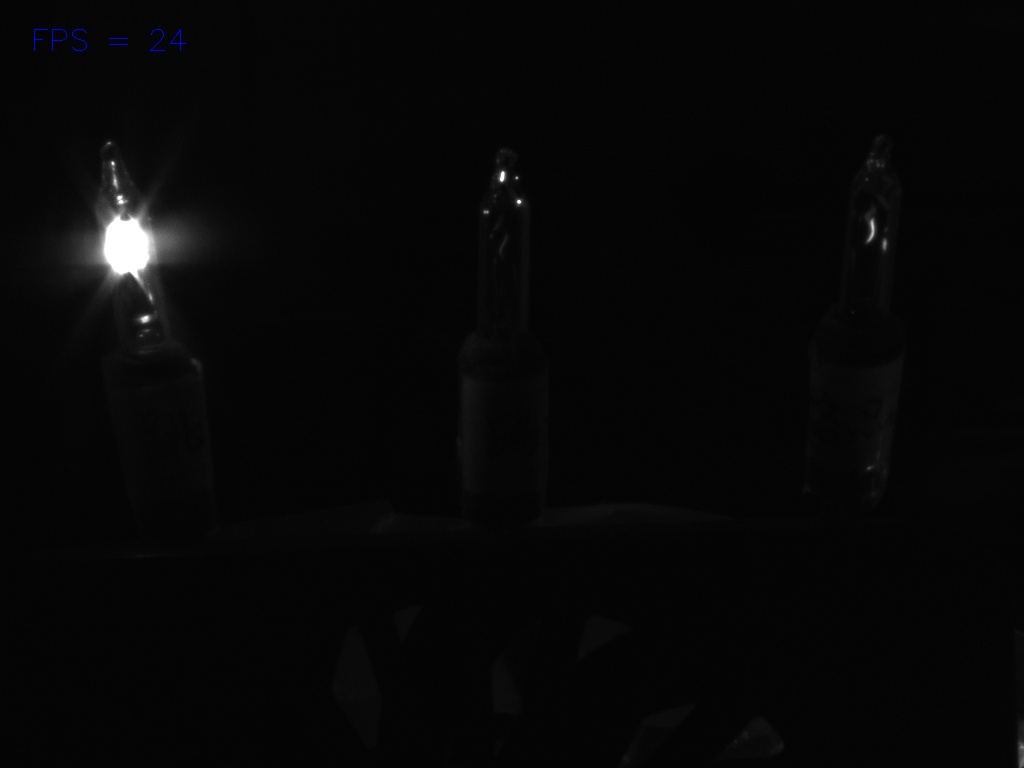
//> input picture DilationErosionDemo/lightBall01.jpg, 1024 x 768 px
$ ./DilationErosionDemo   (built with g++ and OpenCV 4)
//> lines starting //> are read from the running program, lines starting //| are printed output that depends on the picture; after the words box and inside, x2 and y2 are one past the last pixel; in counts of white or black regions, pixels touching at a corner belong together
// DilationErosionDemo.cpp : 定義主控台應用程式的進入點。
//

#include "stdafx.h"
#include <opencv2\imgproc\imgproc.hpp>
#include <opencv2\core\core.hpp>
#include <opencv2\highgui\highgui.hpp>
#include <iostream>
#include <iomanip>
#include <windows.h>

using namespace std;
using namespace cv;

/// Global variables
Mat imgSrc, imgSrcGray, imgErosion, imgDilation;

int erosionElem = 0;
int erosionSize = 3;
int dilationElem = 0;
int dilationSize = 3;
int const maxElem = 2;
int const maxKernelSize = 21;

/** Function Headers */
void Erosion(int, void*);
void Dilation(int, void*);

/** @function main */
int main(int argc, char** argv)
{
	int thresh = 125;
	int theshSliderMax = 255;
	/// Load an image
	imgSrc = imread("lightBall01.jpg");
//> imgSrc is the input picture: 768 rows x 1024 cols, CV_8UC3; mean B, G, R 6.9, 6.8, 6.8
	//pyrDown(imgSrc, imgSrc);
	//pyrUp(imgSrc, imgSrc);
	if (!imgSrc.data)
	{
		return -1;
	}
	imgSrc.copyTo(imgSrcGray);
	cvtColor(imgSrc, imgSrcGray, COLOR_BGR2GRAY);
	threshold(imgSrcGray, imgSrcGray, thresh, theshSliderMax, THRESH_BINARY);
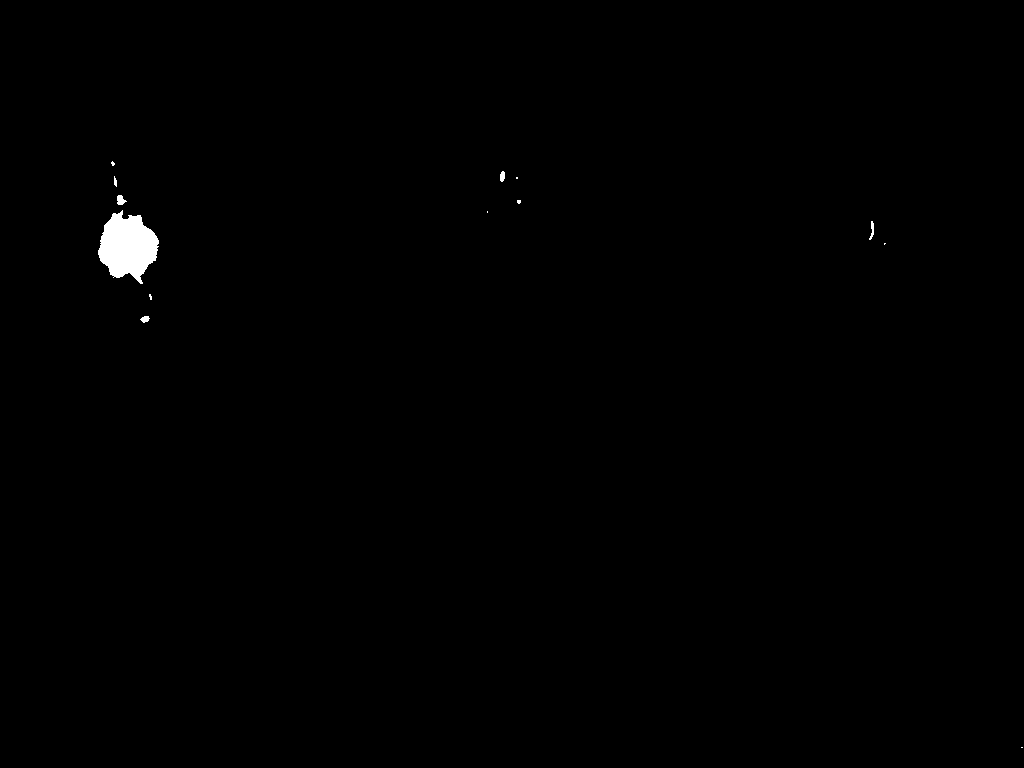
//> imgSrcGray: 768 rows x 1024 cols, CV_8UC1; 0.41% white; 13 white regions (7 under 20 px), largest, box (x1, y1, x2, y2) and area: (98, 210, 159, 284) 2926, (117, 195, 127, 205) 67, (869, 221, 874, 240) 48, (140, 316, 150, 323) 46, (500, 171, 505, 182) 45, (114, 176, 117, 187) 24

	/// Create windows
	namedWindow("Color", CV_WINDOW_AUTOSIZE);
	namedWindow("Erosion", CV_WINDOW_AUTOSIZE);
	namedWindow("Dilation", CV_WINDOW_AUTOSIZE);
	cvMoveWindow("Erosion", imgSrc.cols, 0);
	cvMoveWindow("Dilation", 2 * imgSrc.cols, 0);//2 * imgSrc.cols 為for寬螢幕
	imshow("Color", imgSrc);
	/// Create Erosion Trackbar
	createTrackbar("Elem 0~2", "Erosion", &erosionElem, maxElem, Erosion);
	createTrackbar("Kernel", "Erosion", &erosionSize, maxKernelSize, Erosion);

	/// Create Dilation Trackbar
	createTrackbar("Elem 0~2", "Dilation", &dilationElem, maxElem, Dilation);
	createTrackbar("Kernel", "Dilation", &dilationSize, maxKernelSize, Dilation);

	/// Default start
	Erosion(0, 0);
	Dilation(0, 0);

	waitKey(0);
	return 0;
}

/**  @function Erosion  */
void Erosion(int, void*)
{
	int erosion_type;
	switch (erosionElem)
	{
	case 0:
		erosion_type = MORPH_RECT;
		break;
	case 1:
		erosion_type = MORPH_CROSS;
		break;
	case 2:
		erosion_type = MORPH_ELLIPSE;
		break;
	}

	Mat element = getStructuringElement(erosion_type,
		Size(2 * erosionSize + 1, 2 * erosionSize + 1),
		Point(erosionSize, erosionSize));

	/// Apply the erosion operation
	erode(imgSrcGray, imgErosion, element);
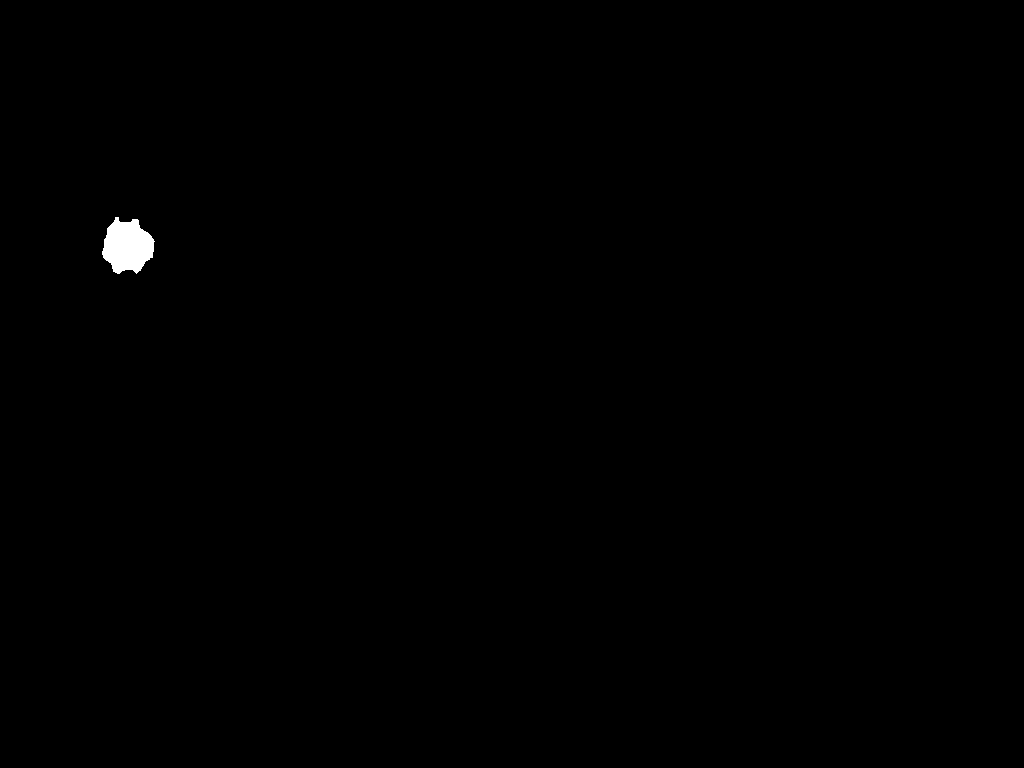
//> imgErosion: 768 rows x 1024 cols, CV_8UC1; 0.27% white; 1 white region, box (x1, y1, x2, y2) and area: (102, 217, 155, 274) 2106
	imshow("Erosion", imgErosion);
}

/** @function Dilation */
void Dilation(int, void*)
{
	int dilation_type;
	switch (dilationElem)
	{
	case 0:
		dilation_type = MORPH_RECT;
		break;
	case 1:
		dilation_type = MORPH_CROSS;
		break;
	case 2:
		dilation_type = MORPH_ELLIPSE;
		break;
	}


	Mat element = getStructuringElement(dilation_type,
		Size(2 * dilationSize + 1, 2 * dilationSize + 1),
		Point(dilationSize, dilationSize));

	/// Apply the dilation operation
	dilate(imgSrcGray, imgDilation, element);
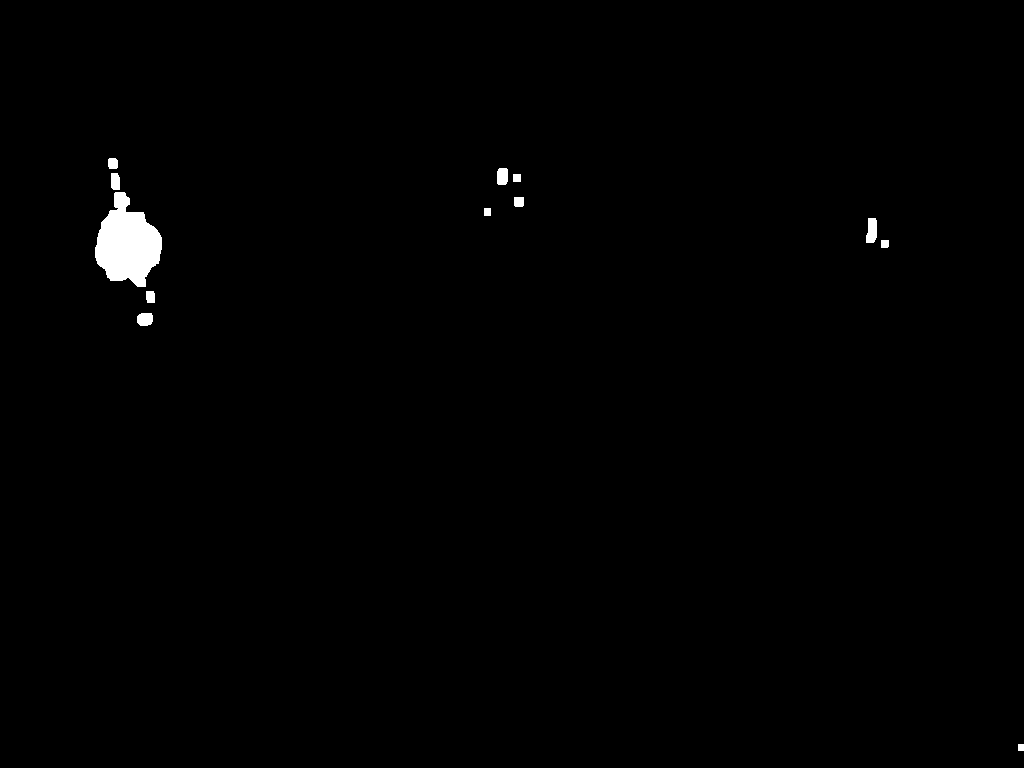
//> imgDilation: 768 rows x 1024 cols, CV_8UC1; 0.68% white; 12 white regions, largest, box (x1, y1, x2, y2) and area: (95, 192, 162, 287) 4070, (866, 218, 877, 243) 232, (137, 313, 153, 326) 184
	imshow("Dilation", imgDilation);
}
